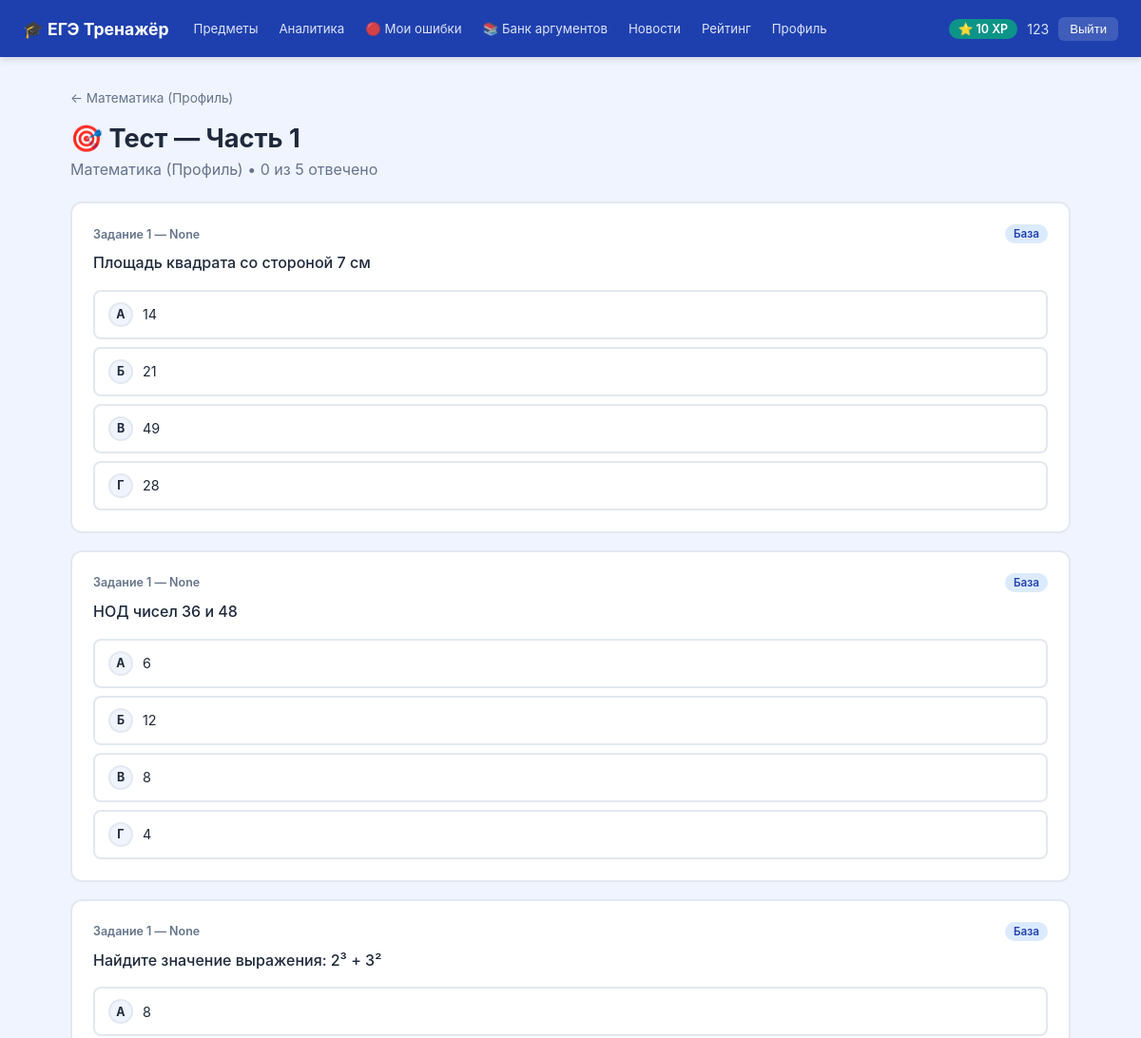
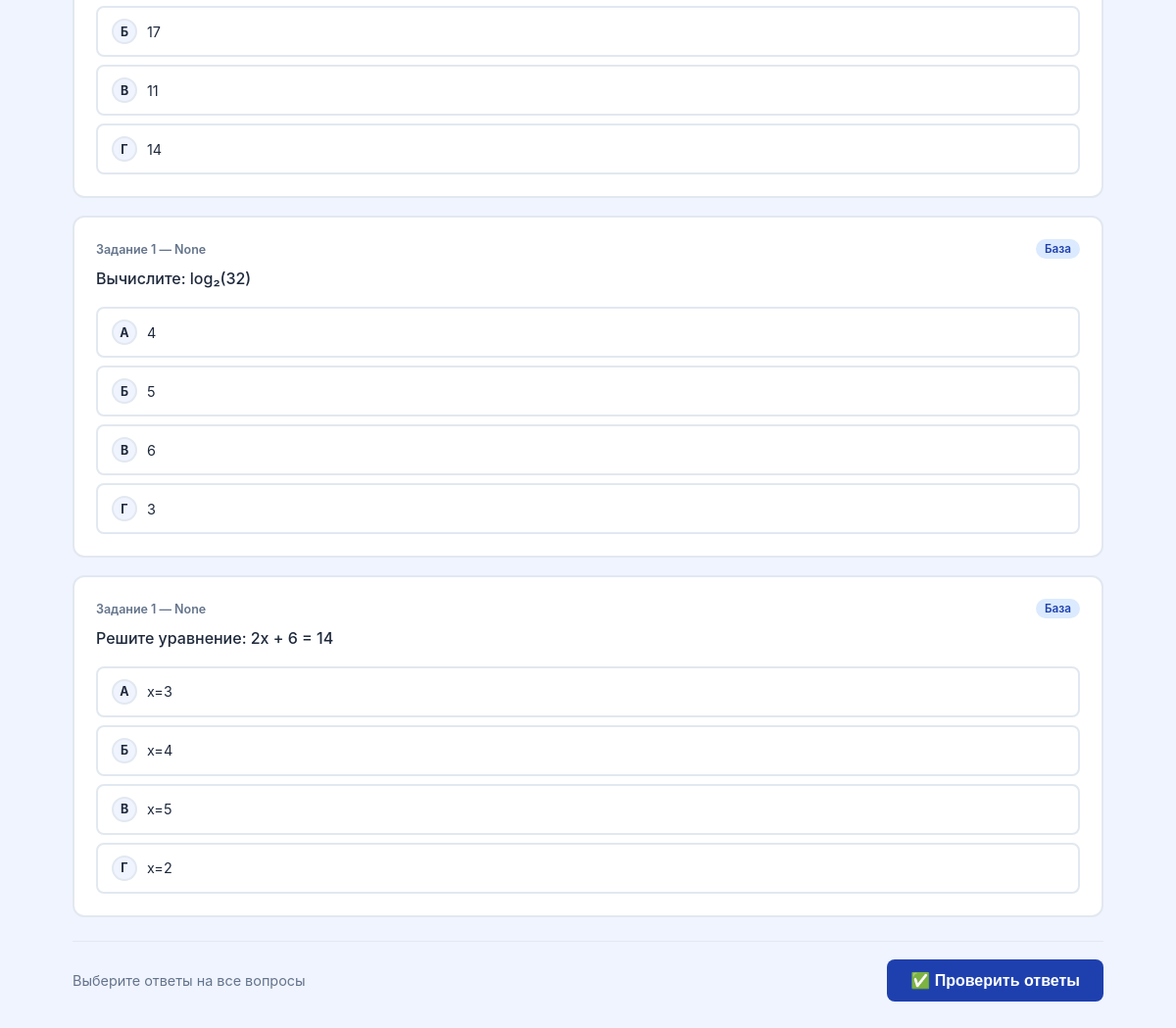
The page /py/subjects/math/quiz (signed in) on the database its author committed (2 pictures, top to bottom).
### tables this page shows
CREATE TABLE users (
            id INTEGER PRIMARY KEY AUTOINCREMENT,
            name TEXT NOT NULL,
            email TEXT UNIQUE NOT NULL,
            password_hash TEXT NOT NULL,
            xp INTEGER NOT NULL DEFAULT 0,
            tests_completed INTEGER NOT NULL DEFAULT 0,
            created_at TIMESTAMP DEFAULT CURRENT_TIMESTAMP
        );

CREATE TABLE questions (
            id INTEGER PRIMARY KEY AUTOINCREMENT,
            subject TEXT NOT NULL,
            part TEXT NOT NULL,
            text TEXT NOT NULL,
            options TEXT NOT NULL,
            correct_index INTEGER NOT NULL,
            explanation TEXT,
            created_at TIMESTAMP DEFAULT CURRENT_TIMESTAMP
        );

### app.py (the view)
@app.route('/py/subjects/<subject>/quiz')
@login_required
def quiz(subject):
    if subject not in SUBJECTS: return redirect('/py/')
    user=get_current_user()
    part=request.args.get('part','part1')
    try:
        cur=get_cursor()
        cur.execute('SELECT * FROM questions WHERE subject=%s AND part=%s ORDER BY RANDOM() LIMIT 10',(subject,part))
        questions=[]
        for q in cur.fetchall():
            qd=dict(q); qd['options_list']=json.loads(qd.get('options','[]'))
            try: qd['wrong_expl']=json.loads(qd.get('wrong_explanations') or '{}')
            except: qd['wrong_expl']={}
            questions.append(qd)
    except: questions=[]
    return render_template('quiz.html',user=user,subj=SUBJECTS[subject],subject=subject,questions=questions,part=part,mode='quiz')

### app.py (called while the page is built)
def get_db():
    if 'db' not in g:
        if USE_SQLITE:
            conn = sqlite3.connect(SQLITE_PATH)
            conn.row_factory = sqlite3.Row
            g.db = conn; g.use_sqlite = True
        else:
            conn = psycopg2.connect(DATABASE_URL, cursor_factory=psycopg2.extras.RealDictCursor)
            conn.autocommit = False
            g.db = conn; g.use_sqlite = False
    return g.db

def get_cursor():
    db = get_db()
    cur = db.cursor()
    return SQLiteCursor(cur) if g.get('use_sqlite') else cur

def get_current_user():
    uid = session.get('user_id')
    if not uid: return None
    try:
        cur = get_cursor()
        cur.execute('SELECT id,name,email,xp,tests_completed FROM users WHERE id=%s',(uid,))
        return cur.fetchone()
    except: return None

def login_required(f):
    from functools import wraps
    @wraps(f)
    def decorated(*args, **kwargs):
        if not session.get('user_id'):
            return redirect('/py/login')
        return f(*args, **kwargs)
    return decorated

    def execute(self, sql, params=None):
        has_ret = bool(re.search(r'\bRETURNING\b', sql, re.IGNORECASE))
        if has_ret:
            sql = re.sub(r'\s+RETURNING\s+\w+', '', sql, flags=re.IGNORECASE)
        sql = sql.replace('%s', '?')
        self._cur.execute(sql, params or [])
        self._lastrowid = self._cur.lastrowid
        self._returning = has_ret

    def fetchone(self):
        if getattr(self, '_returning', False):
            return {'id': self._lastrowid}
        row = self._cur.fetchone()
        return dict(row) if row else None

    def fetchall(self):
        return [dict(r) for r in self._cur.fetchall()]

### templates/quiz.html (shortened to what this page needs)
{% extends 'base.html' %}
{% block content %}
<div class="container">
  <a href="/py/subjects/{{ subject }}" class="back-link">← {{ subj.title }}</a>
  <div class="page-title">{{ '🎯 Тест — Часть 1' if part == 'part1' else '✍️ Часть 2' }}</div>
  <div class="page-subtitle">{{ subj.title }} • <span id="answered-count">0</span> из {{ questions|length }} отвечено</div>
  {% if questions %}
  <div id="quiz-form" data-total="{{ questions|length }}" data-subject="{{ subject }}" data-part="{{ part }}" data-mode="quiz">
    {% for q in questions %}
    <div class="quiz-question" data-qid-block="{{ q.id }}">
      <div class="question-header">
        <div class="question-number">Задание {{ q.task_number }} — {{ q.section }}</div>
        <span class="badge {% if q.difficulty == 'profile' %}badge-orange{% else %}badge-blue{% endif %}">
          {{ 'Профиль' if q.difficulty == 'profile' else 'База' }}
        </span>
      </div>
      <div class="question-text">{{ q.text }}</div>
      <div class="options">
        {% set letters = ['А', 'Б', 'В', 'Г'] %}
        {% for i in range(q.options_list|length) %}
        <div class="option" data-qid="{{ q.id }}" data-idx="{{ i }}">
          <div class="option-letter">{{ letters[i] }}</div>
          <div>{{ q.options_list[i] }}</div>
        </div>
        {% endfor %}
      </div>
    </div>
    {% endfor %}
    <div class="quiz-controls">
      <div style="color:var(--text-muted);font-size:0.9rem">Выберите ответы на все вопросы</div>
      <button id="submit-quiz" class="btn btn-primary btn-lg">✅ Проверить ответы</button>
    </div>
  </div>
  {% else %}
  <div class="empty-state"><div class="icon">📭</div><div>Вопросы ещё не добавлены</div></div>
  {% endif %}
</div>
{% endblock %}

### templates/base.html (shortened to what this page needs)
<!DOCTYPE html>
<html lang="ru">
<head>
  <link rel="stylesheet" href="/py/static/css/style.css">
</head>
<body>
{% if user %}
<nav class="navbar">
  <a href="/py/" class="navbar-brand">🎓 ЕГЭ Тренажёр</a>
  <div class="navbar-links">
    <a href="/py/">Предметы</a>
    <a href="/py/analytics">Аналитика</a>
    <a href="/py/mistakes">🔴 Мои ошибки</a>
    <a href="/py/arguments">📚 Банк аргументов</a>
    <a href="/py/news">Новости</a>
    <a href="/py/leaderboard">Рейтинг</a>
    <a href="/py/profile">Профиль</a>
  </div>
  <div class="navbar-user">
    <span class="xp-badge">⭐ {{ user.xp }} XP</span>
    <span style="color:rgba(255,255,255,0.85);font-size:0.88rem">{{ user.name }}</span>
    <a href="/py/logout"><button class="btn-logout">Выйти</button></a>
  </div>
</nav>
{% endif %}
{% block content %}{% endblock %}
</body>
</html>

### static/css/style.css (style rules this page uses)
:root { --primary: #1e40af; --primary-light: #3b82f6; --primary-dark: #1e3a8a; --secondary: #0d9488; --bg: #f0f4ff; --card: #ffffff; --text: #1e293b; --text-muted: #64748b; --border: #e2e8f0; --success: #16a34a; --error: #dc2626; --warning: #d97706; --radius: 12px; --shadow: 0 2px 16px rgba(30,64,175,0.08); --shadow-hover: 0 8px 32px rgba(30,64,175,0.15); }
* { box-sizing: border-box; margin: 0; padding: 0; }
body { font-family: -apple-system, BlinkMacSystemFont, 'Segoe UI', sans-serif; background: var(--bg); color: var(--text); min-height: 100vh; }
a { color: var(--primary); text-decoration: none; }
.navbar { background: var(--primary); color: white; padding: 0 24px; display: flex; align-items: center; height: 60px; gap: 16px; box-shadow: 0 2px 8px rgba(0,0,0,0.15); position: sticky; top: 0; z-index: 100; }
.navbar-brand { font-size: 1.1rem; font-weight: 700; color: white; display: flex; align-items: center; gap: 8px; text-decoration: none; white-space: nowrap; }
.navbar-links { display: flex; gap: 2px; flex: 1; overflow-x: auto; }
.navbar-links a { color: rgba(255,255,255,0.85); padding: 5px 10px; border-radius: 6px; font-size: 0.83rem; transition: all 0.15s; white-space: nowrap; }
.navbar-user { display: flex; align-items: center; gap: 10px; font-size: 0.85rem; flex-shrink: 0; }
.xp-badge { background: var(--secondary); color: white; padding: 3px 10px; border-radius: 20px; font-weight: 600; font-size: 0.78rem; white-space: nowrap; }
.btn-logout { background: rgba(255,255,255,0.15); color: white; border: none; padding: 5px 12px; border-radius: 6px; cursor: pointer; font-size: 0.82rem; transition: background 0.15s; }
.container { max-width: 1100px; margin: 0 auto; padding: 32px 24px; }
.page-title { font-size: 1.7rem; font-weight: 700; margin-bottom: 6px; }
.page-subtitle { color: var(--text-muted); margin-bottom: 24px; }
.btn { display: inline-flex; align-items: center; gap: 6px; padding: 9px 18px; border-radius: 8px; font-weight: 600; font-size: 0.88rem; cursor: pointer; border: none; transition: all 0.15s; text-decoration: none; }
.btn-primary { background: var(--primary); color: white; }
.btn-lg { padding: 12px 24px; font-size: 1rem; }
.badge { display: inline-block; padding: 3px 9px; border-radius: 20px; font-size: 0.73rem; font-weight: 600; }
.badge-blue { background: #dbeafe; color: var(--primary); }
.quiz-question { background: white; border-radius: var(--radius); padding: 22px; margin-bottom: 18px; border: 2px solid var(--border); transition: border-color 0.2s; }
.question-header { display: flex; justify-content: space-between; align-items: center; margin-bottom: 8px; gap: 8px; }
.question-number { font-size: 0.78rem; color: var(--text-muted); font-weight: 600; }
.question-text { font-size: 1rem; font-weight: 500; margin-bottom: 16px; line-height: 1.55; }
.options { display: flex; flex-direction: column; gap: 8px; }
.option { padding: 11px 14px; border-radius: 8px; border: 2px solid var(--border); cursor: pointer; transition: all 0.15s; display: flex; align-items: center; gap: 10px; background: white; font-size: 0.9rem; }
.option-letter { width: 26px; height: 26px; border-radius: 50%; background: var(--bg); display: flex; align-items: center; justify-content: center; font-weight: 700; font-size: 0.78rem; flex-shrink: 0; border: 2px solid var(--border); }
.quiz-controls { display: flex; justify-content: space-between; align-items: center; margin-top: 24px; padding-top: 18px; border-top: 1px solid var(--border); flex-wrap: wrap; gap: 12px; }
.back-link { display: inline-flex; align-items: center; gap: 6px; color: var(--text-muted); font-size: 0.85rem; margin-bottom: 18px; transition: color 0.15s; }

### rows shown on the page
users: xp "10", name "123"
questions: task_number "1", section "None", difficulty "База", text "Площадь квадрата со стороной 7 см", letters "А" "Б" "В" "Г", options_list "14" "21" "49" "28"
questions: task_number "1", section "None", difficulty "База", text "НОД чисел 36 и 48", letters "А" "Б" "В" "Г", options_list "6" "12" "8" "4"
questions: task_number "1", section "None", difficulty "База", text "Найдите значение выражения: 2³ + 3²", letters "А" "Б" "В" "Г", options_list "8" "17" "11" "14"
questions: task_number "1", section "None", difficulty "База", text "Вычислите: log₂(32)", letters "А" "Б" "В" "Г", options_list "4" "5" "6" "3"
questions: task_number "1", section "None", difficulty "База", text "Решите уравнение: 2x + 6 = 14", letters "А" "Б" "В" "Г", options_list "x=3" "x=4" "x=5" "x=2"

### other values the page prints
{{ subj.title }} "Математика (Профиль)"
{{ '🎯 Тест — Часть 1' if part == 'part1' else '✍️ Часть 2' }} "🎯 Тест — Часть 1"
{{ questions|length }} "5"
